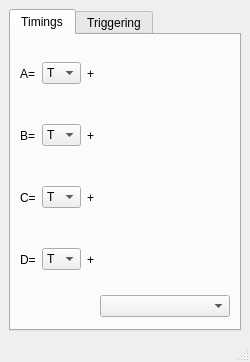
<?xml version="1.0" encoding="UTF-8"?>
<ui version="4.0">
 <class>MainWindow</class>
 <widget class="QMainWindow" name="MainWindow">
  <property name="geometry">
   <rect>
    <x>0</x>
    <y>0</y>
    <width>248</width>
    <height>362</height>
   </rect>
  </property>
  <property name="sizePolicy">
   <sizepolicy hsizetype="Fixed" vsizetype="Fixed">
    <horstretch>0</horstretch>
    <verstretch>0</verstretch>
   </sizepolicy>
  </property>
  <property name="windowTitle">
   <string>DG535</string>
  </property>
  <widget class="QWidget" name="centralwidget">
   <layout class="QHBoxLayout" name="horizontalLayout">
    <item>
     <widget class="QTabWidget" name="tabWidget">
      <property name="currentIndex">
       <number>0</number>
      </property>
      <widget class="QWidget" name="tab">
       <attribute name="title">
        <string>Timings</string>
       </attribute>
       <layout class="QHBoxLayout" name="horizontalLayout_2">
        <item>
         <layout class="QGridLayout" name="gridLayout">
          <item row="0" column="4">
           <widget class="DelayTimeEditor" name="dATime" native="true">
            <property name="sizePolicy">
             <sizepolicy hsizetype="Fixed" vsizetype="Fixed">
              <horstretch>0</horstretch>
              <verstretch>0</verstretch>
             </sizepolicy>
            </property>
            <property name="minimumSize">
             <size>
              <width>130</width>
              <height>53</height>
             </size>
            </property>
            <property name="maximumSize">
             <size>
              <width>130</width>
              <height>53</height>
             </size>
            </property>
           </widget>
          </item>
          <item row="3" column="2">
           <widget class="QComboBox" name="cbDRef">
            <property name="sizePolicy">
             <sizepolicy hsizetype="Minimum" vsizetype="Fixed">
              <horstretch>0</horstretch>
              <verstretch>0</verstretch>
             </sizepolicy>
            </property>
            <item>
             <property name="text">
              <string>T</string>
             </property>
            </item>
            <item>
             <property name="text">
              <string>A</string>
             </property>
            </item>
            <item>
             <property name="text">
              <string>B</string>
             </property>
            </item>
            <item>
             <property name="text">
              <string>C</string>
             </property>
            </item>
            <item>
             <property name="text">
              <string>D</string>
             </property>
            </item>
           </widget>
          </item>
          <item row="0" column="3">
           <widget class="QLabel" name="label_2">
            <property name="text">
             <string>+</string>
            </property>
           </widget>
          </item>
          <item row="2" column="1">
           <widget class="QLabel" name="label_5">
            <property name="text">
             <string>C=</string>
            </property>
           </widget>
          </item>
          <item row="3" column="3">
           <widget class="QLabel" name="label_8">
            <property name="text">
             <string>+</string>
            </property>
           </widget>
          </item>
          <item row="2" column="2">
           <widget class="QComboBox" name="cbCRef">
            <property name="sizePolicy">
             <sizepolicy hsizetype="Minimum" vsizetype="Fixed">
              <horstretch>0</horstretch>
              <verstretch>0</verstretch>
             </sizepolicy>
            </property>
            <item>
             <property name="text">
              <string>T</string>
             </property>
            </item>
            <item>
             <property name="text">
              <string>A</string>
             </property>
            </item>
            <item>
             <property name="text">
              <string>B</string>
             </property>
            </item>
            <item>
             <property name="text">
              <string>C</string>
             </property>
            </item>
            <item>
             <property name="text">
              <string>D</string>
             </property>
            </item>
           </widget>
          </item>
          <item row="0" column="1">
           <widget class="QLabel" name="label">
            <property name="text">
             <string>A=</string>
            </property>
           </widget>
          </item>
          <item row="2" column="3">
           <widget class="QLabel" name="label_7">
            <property name="text">
             <string>+</string>
            </property>
           </widget>
          </item>
          <item row="1" column="3">
           <widget class="QLabel" name="label_4">
            <property name="text">
             <string>+</string>
            </property>
           </widget>
          </item>
          <item row="3" column="1">
           <widget class="QLabel" name="label_6">
            <property name="text">
             <string>D=</string>
            </property>
           </widget>
          </item>
          <item row="1" column="2">
           <widget class="QComboBox" name="cbBRef">
            <property name="sizePolicy">
             <sizepolicy hsizetype="Minimum" vsizetype="Fixed">
              <horstretch>0</horstretch>
              <verstretch>0</verstretch>
             </sizepolicy>
            </property>
            <item>
             <property name="text">
              <string>T</string>
             </property>
            </item>
            <item>
             <property name="text">
              <string>A</string>
             </property>
            </item>
            <item>
             <property name="text">
              <string>B</string>
             </property>
            </item>
            <item>
             <property name="text">
              <string>C</string>
             </property>
            </item>
            <item>
             <property name="text">
              <string>D</string>
             </property>
            </item>
           </widget>
          </item>
          <item row="0" column="2">
           <widget class="QComboBox" name="cbARef">
            <property name="sizePolicy">
             <sizepolicy hsizetype="Minimum" vsizetype="Fixed">
              <horstretch>0</horstretch>
              <verstretch>0</verstretch>
             </sizepolicy>
            </property>
            <item>
             <property name="text">
              <string>T</string>
             </property>
            </item>
            <item>
             <property name="text">
              <string>A</string>
             </property>
            </item>
            <item>
             <property name="text">
              <string>B</string>
             </property>
            </item>
            <item>
             <property name="text">
              <string>C</string>
             </property>
            </item>
            <item>
             <property name="text">
              <string>D</string>
             </property>
            </item>
           </widget>
          </item>
          <item row="1" column="4">
           <widget class="DelayTimeEditor" name="dBTime" native="true">
            <property name="sizePolicy">
             <sizepolicy hsizetype="Fixed" vsizetype="Fixed">
              <horstretch>0</horstretch>
              <verstretch>0</verstretch>
             </sizepolicy>
            </property>
            <property name="minimumSize">
             <size>
              <width>130</width>
              <height>53</height>
             </size>
            </property>
            <property name="maximumSize">
             <size>
              <width>130</width>
              <height>53</height>
             </size>
            </property>
           </widget>
          </item>
          <item row="3" column="4">
           <widget class="DelayTimeEditor" name="dDTime" native="true">
            <property name="sizePolicy">
             <sizepolicy hsizetype="Fixed" vsizetype="Fixed">
              <horstretch>0</horstretch>
              <verstretch>0</verstretch>
             </sizepolicy>
            </property>
            <property name="minimumSize">
             <size>
              <width>130</width>
              <height>53</height>
             </size>
            </property>
            <property name="maximumSize">
             <size>
              <width>130</width>
              <height>53</height>
             </size>
            </property>
           </widget>
          </item>
          <item row="1" column="1">
           <widget class="QLabel" name="label_3">
            <property name="text">
             <string>B=</string>
            </property>
           </widget>
          </item>
          <item row="4" column="4">
           <widget class="InstrumentGPIB" name="cbGPIB"/>
          </item>
          <item row="2" column="4">
           <widget class="DelayTimeEditor" name="dCTime" native="true">
            <property name="sizePolicy">
             <sizepolicy hsizetype="Fixed" vsizetype="Fixed">
              <horstretch>0</horstretch>
              <verstretch>0</verstretch>
             </sizepolicy>
            </property>
            <property name="minimumSize">
             <size>
              <width>130</width>
              <height>53</height>
             </size>
            </property>
            <property name="maximumSize">
             <size>
              <width>130</width>
              <height>53</height>
             </size>
            </property>
           </widget>
          </item>
         </layout>
        </item>
       </layout>
      </widget>
      <widget class="QWidget" name="tab_2">
       <attribute name="title">
        <string>Triggering</string>
       </attribute>
       <layout class="QVBoxLayout" name="verticalLayout">
        <item>
         <layout class="QFormLayout" name="formLayout">
          <item row="0" column="0">
           <widget class="QLabel" name="modeLabel">
            <property name="text">
             <string>Mode</string>
            </property>
           </widget>
          </item>
          <item row="0" column="1">
           <widget class="QComboBox" name="cbTriggerMode">
            <item>
             <property name="text">
              <string>Int</string>
             </property>
            </item>
            <item>
             <property name="text">
              <string>Ext</string>
             </property>
            </item>
            <item>
             <property name="text">
              <string>SS</string>
             </property>
            </item>
            <item>
             <property name="text">
              <string>Burst</string>
             </property>
            </item>
           </widget>
          </item>
          <item row="1" column="0">
           <widget class="QLabel" name="rateLabel">
            <property name="text">
             <string>Rate (Hz)</string>
            </property>
           </widget>
          </item>
          <item row="1" column="1">
           <widget class="QLineEdit" name="tTriggerRate">
            <property name="text">
             <string>0</string>
            </property>
           </widget>
          </item>
          <item row="2" column="0">
           <widget class="QLabel" name="levelVLabel">
            <property name="text">
             <string>Level (V)</string>
            </property>
           </widget>
          </item>
          <item row="2" column="1">
           <widget class="QLineEdit" name="tTriggerLevel">
            <property name="text">
             <string>0</string>
            </property>
           </widget>
          </item>
          <item row="3" column="0">
           <widget class="QLabel" name="slopeLabel">
            <property name="text">
             <string>Slope</string>
            </property>
           </widget>
          </item>
          <item row="3" column="1">
           <widget class="QComboBox" name="cbTriggerSlope">
            <item>
             <property name="text">
              <string>Falling</string>
             </property>
            </item>
            <item>
             <property name="text">
              <string>Rising</string>
             </property>
            </item>
           </widget>
          </item>
          <item row="4" column="0">
           <widget class="QLabel" name="inputLoadLabel">
            <property name="text">
             <string>Input Load</string>
            </property>
           </widget>
          </item>
          <item row="4" column="1">
           <widget class="QComboBox" name="cbTriggerLoad">
            <item>
             <property name="text">
              <string>50 Ohm</string>
             </property>
            </item>
            <item>
             <property name="text">
              <string>High Z</string>
             </property>
            </item>
           </widget>
          </item>
          <item row="5" column="0">
           <widget class="QLabel" name="burstCountLabel">
            <property name="text">
             <string>Burst Count</string>
            </property>
           </widget>
          </item>
          <item row="5" column="1">
           <widget class="QLineEdit" name="tTriggerBCount">
            <property name="text">
             <string>0</string>
            </property>
           </widget>
          </item>
          <item row="6" column="0">
           <widget class="QLabel" name="burstPeriodLabel">
            <property name="text">
             <string>Burst Period</string>
            </property>
           </widget>
          </item>
          <item row="6" column="1">
           <widget class="QLineEdit" name="tTriggerBPeriod">
            <property name="text">
             <string>0</string>
            </property>
           </widget>
          </item>
         </layout>
        </item>
        <item>
         <widget class="QPushButton" name="bTriggerSingleShot">
          <property name="text">
           <string>Single Shot</string>
          </property>
         </widget>
        </item>
       </layout>
      </widget>
     </widget>
    </item>
   </layout>
  </widget>
  <widget class="QMenuBar" name="menubar">
   <property name="geometry">
    <rect>
     <x>0</x>
     <y>0</y>
     <width>248</width>
     <height>21</height>
    </rect>
   </property>
  </widget>
  <widget class="QStatusBar" name="statusbar"/>
 </widget>
 <customwidgets>
  <customwidget>
   <class>DelayTimeEditor</class>
   <extends>QWidget</extends>
   <header>InstsAndQt.cQt.delayeditor</header>
   <container>1</container>
  </customwidget>
  <customwidget>
   <class>InstrumentGPIB</class>
   <extends>QComboBox</extends>
   <header>InstsAndQt.instrumentgpib</header>
  </customwidget>
 </customwidgets>
 <resources/>
 <connections/>
</ui>
